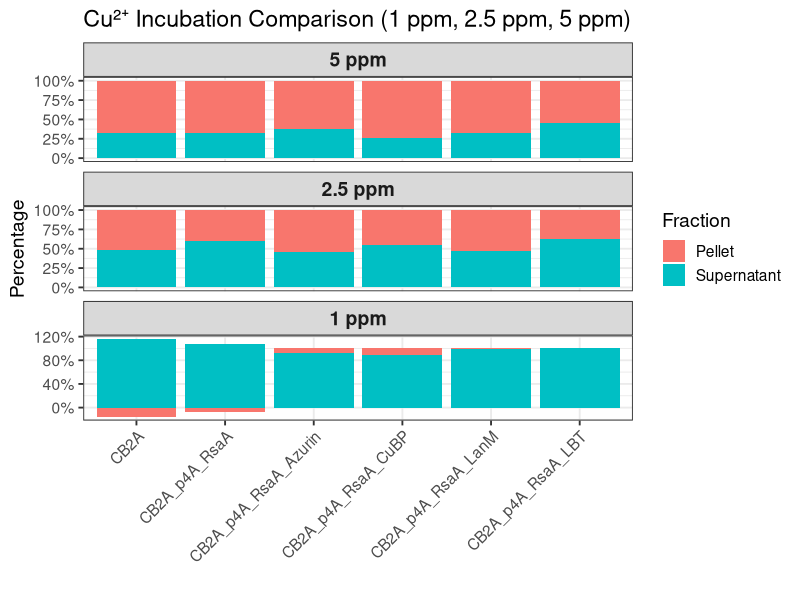
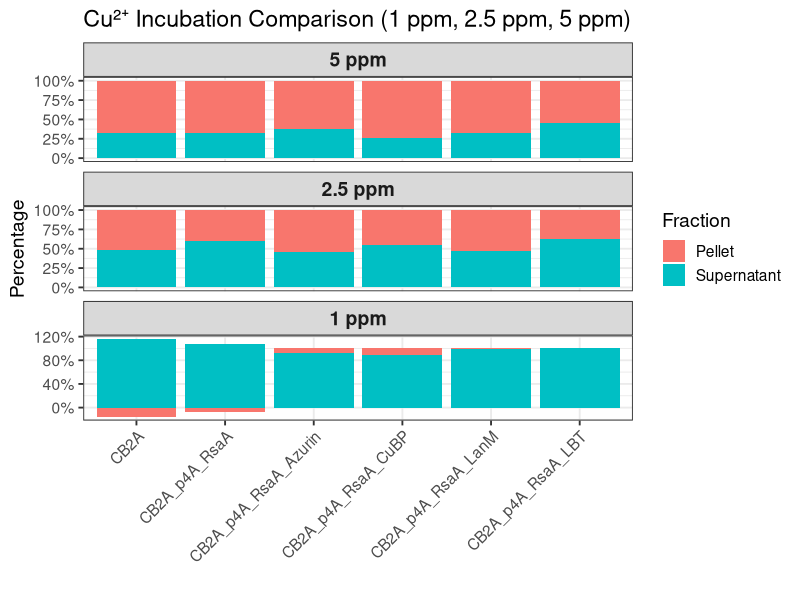

These figures' R source, in order:
library(dplyr)
library(tidyr)
library(ggplot2)

# ------------------------------
# 5 ppm dataset
# ------------------------------
df_5 <- data.frame(
  Strain = c(
    "CB2A",
    "CB2A_p4A_RsaA",
    "CB2A_p4A_RsaA_LanM",
    "CB2A_p4A_RsaA_LBT",
    "CB2A_p4A_RsaA_CuBP",
    "CB2A_p4A_RsaA_Azurin"
  ),
  Supernatant = c(0.671, 0.665, 0.660, 1.092, 0.460, 0.795),
  Pellet      = c(1.369, 1.384, 1.358, 1.347, 1.272, 1.323),
  Condition   = "5 ppm"
)

# ------------------------------
# 2.5 ppm dataset
# ------------------------------
df_2.5 <- data.frame(
  Strain = c(
    "CB2A",
    "CB2A_p4A_RsaA",
    "CB2A_p4A_RsaA_LanM",
    "CB2A_p4A_RsaA_LBT",
    "CB2A_p4A_RsaA_CuBP",
    "CB2A_p4A_RsaA_Azurin"
  ),
  Supernatant = c(1.007, 2.174, 0.941, 1.634, 1.275, 0.832),
  Pellet      = c(1.097, 1.450, 1.059, 0.985, 1.052, 1.011),
  Condition   = "2.5 ppm"
)

# ------------------------------
# 1 ppm dataset
# ------------------------------
df_1 <- data.frame(
  Strain = c(
    "CB2A",
    "CB2A_p4A_RsaA",
    "CB2A_p4A_RsaA_LanM",
    "CB2A_p4A_RsaA_LBT",
    "CB2A_p4A_RsaA_CuBP",
    "CB2A_p4A_RsaA_Azurin"
  ),
  Supernatant = c(0.95, 1.262, 0.924, 0.955, 0.994, 1.040),
  Pellet      = c(-0.127, -0.083, 0.006, 0.000, 0.115, 0.081),
  Condition   = "1 ppm"
)

# ------------------------------
# Combine datasets
# ------------------------------
df_all <- bind_rows(df_5, df_2.5, df_1)

# ------------------------------
# Convert to long format + normalize
# ------------------------------
df_long <- df_all %>%
  pivot_longer(
    cols = c(Supernatant, Pellet),
    names_to = "Fraction",
    values_to = "Value"
  ) %>%
  group_by(Strain, Condition) %>%
  mutate(Percent = Value / sum(Value))

# ------------------------------
# Reorder facets so 5 ppm is on top
# ------------------------------
df_long$Condition <- factor(df_long$Condition, levels = c("5 ppm", "2.5 ppm", "1 ppm"))

# ------------------------------
# Plot
# ------------------------------
p <- ggplot(df_long, aes(x = Strain, y = Percent, fill = Fraction)) +
  geom_bar(stat = "identity") +
  scale_y_continuous(labels = scales::percent_format(accuracy = 1)) +
  facet_wrap(~ Condition, ncol = 1, scales = "free_y") +
  labs(
    title = "Cu²⁺ Incubation Comparison (1 ppm, 2.5 ppm, 5 ppm)",
    x = "",
    y = "Percentage"
  ) +
  theme_bw(base_size = 14) +
  theme(
    axis.text.x = element_text(angle = 45, hjust = 1),
    strip.text = element_text(size = 14, face = "bold")
  )

print (p)

# ------------------------------
# Export PNG at 300 dpi
# ------------------------------

ggsave("Cu_1_5ppm_Norm_faceted.png", p, width = 10, height = 8, dpi = 300)